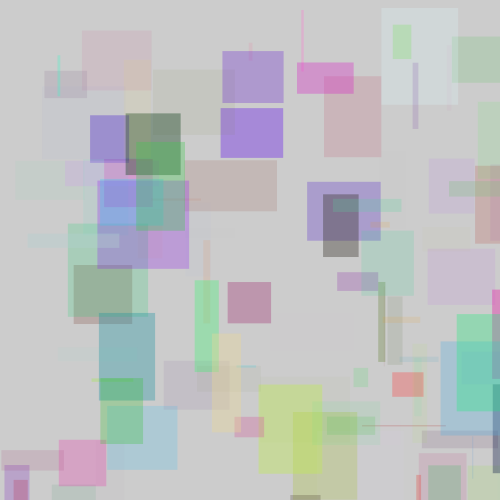
Frame 1 (no input)
Frame 60 (the mouse pressed at the canvas centre just before this capture): identical to frame 1, image omitted
Frame 120 (the mouse held since frame 60 and released just before this capture): identical to frame 1, image omitted

The Processing sketch that drew this single still picture (run headless with seeded random() and noise(); from frame 60 on, the mouse is pressed at the canvas centre):

// Processing sketch: loop_I
// ── loop_I.pde
void setup() {
  size(500, 500);
  noStroke();
  for (int i=0; i<100; i++) {
    fill(random(255), random(255), random(255), random(100));
    rect(random(width), random(height), random(100), random(100));
  }
}

void draw() {
  
}
